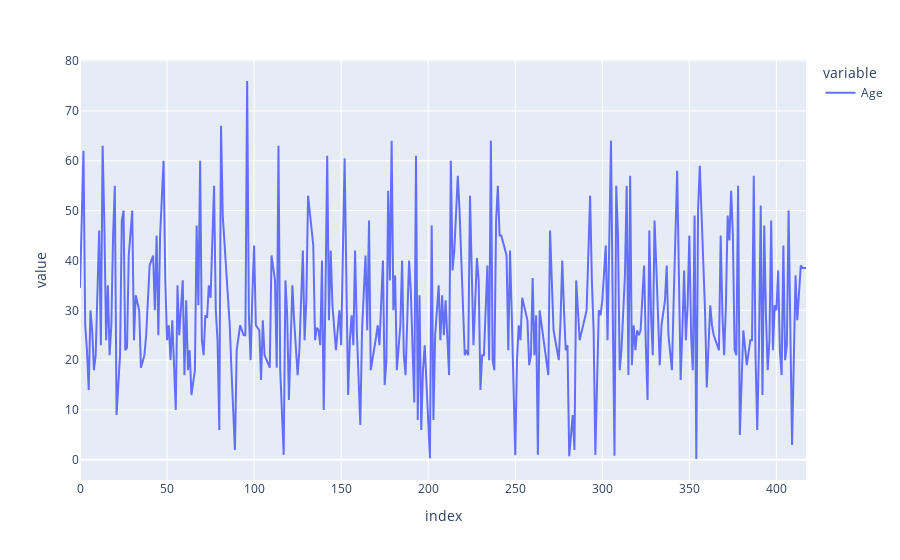

The notebook cell saved with this chart:
### Code cell
plt.line(test['Age'])

### Figure 1 — Plotly figure (JSON) as saved in the notebook; plotly's stock layout.template omitted (floating-point values rounded to 4 significant figures; data arrays with more than 128 entries replaced by an {"elided": "..."} marker saying what was removed)
{"data": [{"hovertemplate": "variable=Age<br>index=%{x}<br>value=%{y}<extra></extra>", "legendgroup": "Age", "line": {"color": "#636efa", "dash": "solid"}, "marker": {"symbol": "circle"}, "mode": "lines", "name": "Age", "orientation": "v", "showlegend": true, "type": "scatter", "x": {"elided": "418 int values"}, "xaxis": "x", "y": {"elided": "418 float values"}, "yaxis": "y"}], "layout": {"legend": {"title": {"text": "variable"}, "tracegroupgap": 0}, "margin": {"t": 60}, "xaxis": {"anchor": "y", "domain": [0, 1], "title": {"text": "index"}}, "yaxis": {"anchor": "x", "domain": [0, 1], "title": {"text": "value"}}}}
